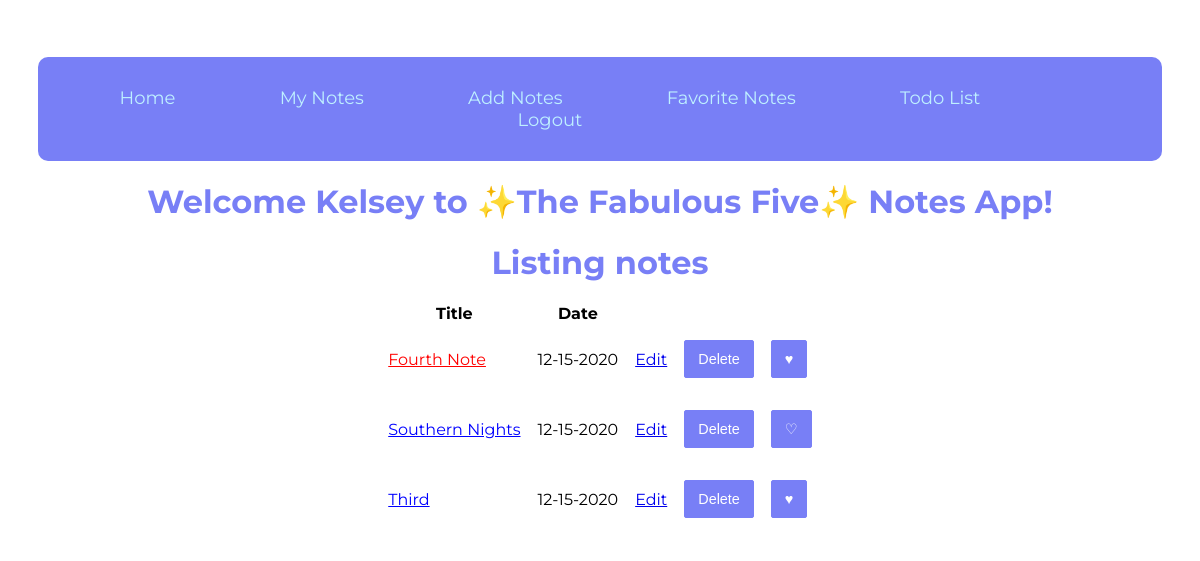
/notes (signed in), run on an earlier commit of the app's database.
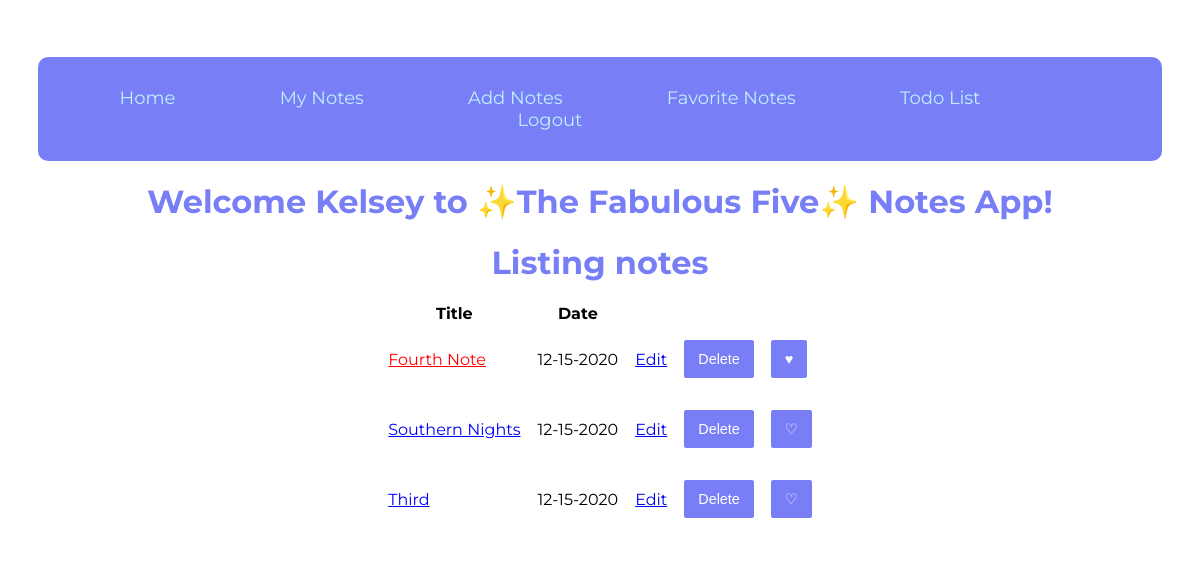
And on a later commit of the database.
### models.py (models this page shows, shortened)
class Note(db.Model):
    id = db.Column("id", db.Integer, primary_key=True)
    title = db.Column("title", db.String(200))
    text = db.Column("text", db.String(100))
    date = db.Column("date", db.String(50))
    favorite = db.Column("favorite", db.Boolean(False))
    comments = db.relationship("Comment", backref="note", cascade="all, delete-orphan", lazy=True)
    color = db.Column("color", db.String(10))
    user_id = db.Column(db.Integer, db.ForeignKey("user.id"), nullable=False)

### flask05.py (the view)
@app.route('/notes')
def get_notes():
    if session.get('user'):
        my_notes = db.session.query(Note).filter_by(user_id=session['user_id']).all()
        return render_template('notes.html', notes=my_notes, user=session['user'])
    else:
        return redirect(url_for('login'))

### templates/notes.html (shortened to what this page needs)
﻿<!DOCTYPE html>
<html lang="en">
<head>
    <link rel="stylesheet" href="{{ url_for('static', filename='1main.css') }}">
    <link rel="stylesheet" href="{{ url_for('static', filename='final_forms.css') }}">
</head>
<body>
<nav id="nav">
    <a href={{ url_for('index') }}>  Home</a>
    <a href={{ url_for('get_notes') }}> My Notes</a>
    <a href={{ url_for('new_note') }}>Add Notes</a>
    <a href="{{ url_for('get_favorite') }}">Favorite Notes</a>
    <a href="{{ url_for('get_todo') }}"> Todo List</a>
    {% if user %}
    <a href="{{ url_for('logout') }}">Logout</a>
</nav>
{% else %}
<a href="{{ url_for('login') }}">Sign In</a>
<a href="{{ url_for('register') }}">Register</a>
</nav>
{% endif %}
<h1>Welcome {{user}} to ✨The Fabulous Five✨ Notes App!</h1>
<h1>Listing notes</h1>
<table>
    <tr>
        <th>Title</th>
        <th>Date</th>
    </tr>
    {% for note in notes %}
    <tr>
        {% if note.color == 'red' %}
        <td><a href="{{ url_for('get_note', note_id=note.id)}}" style="color:red">{{note.title}}</a></td>
        {% elif note.color == 'blue' %}
        <td><a href="{{ url_for('get_note', note_id=note.id)}}" style="color:blue">{{note.title}}</a></td>
        {% else %}
        <td><a href="{{ url_for('get_note', note_id=note.id)}}" style="color:green">{{note.title}}</a></td>
        {% endif %}
        <td>{{ note.date }}</td>
        <td><a href="{{ url_for('update_note', note_id=note.id)}}">Edit</a></td>
        <td>
            <form action="{{url_for('delete_note', note_id=note.id) }}" method="post">
                <input type="submit" Value="Delete">
            </form>
        </td>
            <td>
                {% if note.favorite == False %}
                    <form action ="{{url_for('favorite_note', note_id=note.id) }}" method="post">
                        <input type="submit" Value="♡">
                        {% else %}
                    <form action ="{{url_for('unfavorite_note', note_id=note.id) }}" method="post">
                        <input type="submit" Value="♥">
                    {% endif %}
                </form>
            </td>
        {% endfor %}
    </tr>
</table>
</body>
</html>

### static/1main.css (style rules this page uses)
body { padding: 30px 30px; font-family: 'Montserrat'; }
h1 { color: #787FF6; text-align: center; }
#nav { background-color: #787FF6; list-style: none; text-align: center; padding: 30px 0 30px 0; border-radius: 10px; }
#nav > a { color: #bef0ff; display: inline-block; padding-right: 100px; font-size: 18px; text-decoration: none; }
form { margin: auto; max-width: 300px; }
table { margin: auto; border-collapse: separate; border-spacing: 15px 0; }

### static/final_forms.css (style rules this page uses)
form { background: white; width: 100%; }
input, textarea { padding: 10px 13px; margin-bottom: 15px; border-radius: 2px; border: 1px solid #d4d9e3; font-weight: 200; color: #4d5060; font-family: 'Poppins', sans-serif; font-size: .9em; }
input[type="submit"] { background: #787FF6; border: 0; color: white; border-radius: 2px; margin-top: 15px; font-weight: 400; border: 1px solid #787FF6; transition: all .3s ease-out; }

What changed in the data, as far as the page shows it:
changed Note "Third": favorite True → False (drawn); value "♥" → "♡"
